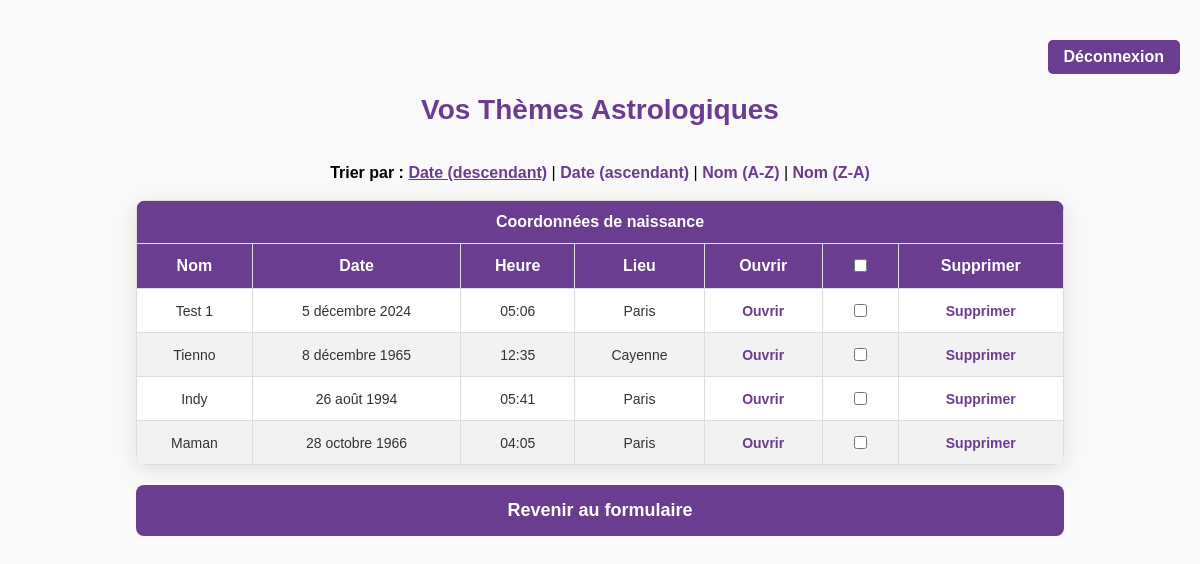
The app's page /themes/ (signed in), older data.
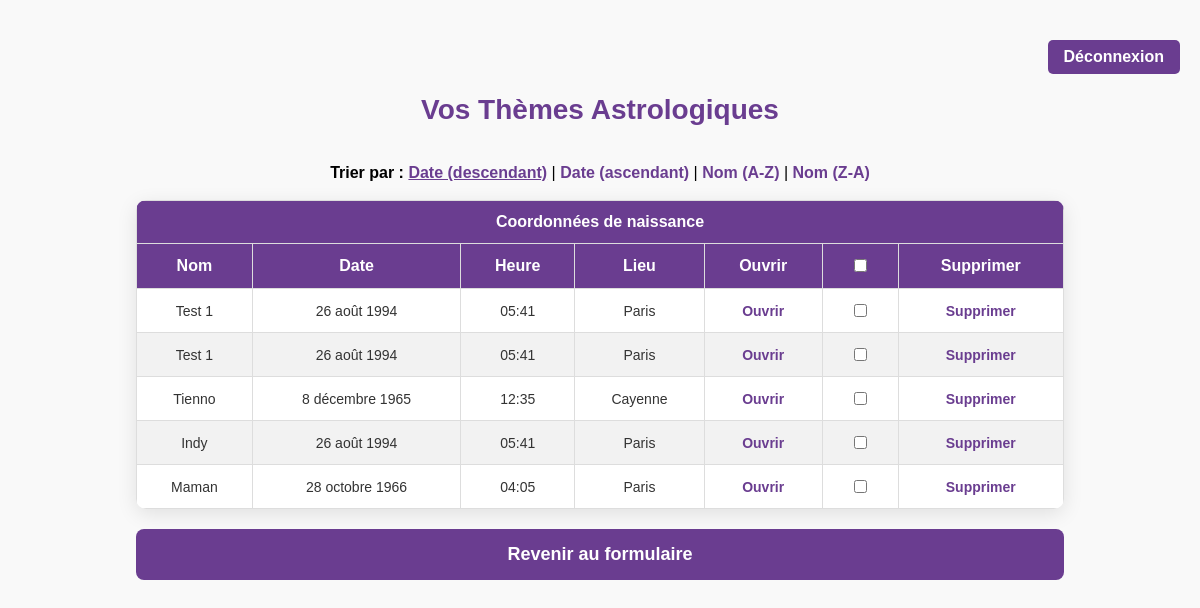
The same page, newer data.
### astroapp/models.py (models this page shows, shortened)
class ThemeAstrologique(models.Model):
    utilisateur = models.ForeignKey(User, on_delete=models.CASCADE)
    name = models.CharField(max_length=255)
    birthdate = models.DateField()
    birthtime = models.TimeField()
    country_of_birth = models.CharField(max_length=255)
    city_of_birth = models.CharField(max_length=255)
    date_de_creation = models.DateTimeField(auto_now_add=True)

### astroapp/views.py (the view)
# urls.py: path('themes/', views.liste_themes, name='liste_themes'),
@login_required
def liste_themes(request):
    sort = request.GET.get('sort', '-date_de_creation')
    allowed_sorts = ['name', 'date_de_creation', '-date_de_creation', '-name']
    if sort not in allowed_sorts:
        sort = '-date_de_creation'  # Revenir au tri par défaut si le paramètre est invalide
    themes = ThemeAstrologique.objects.filter(utilisateur=request.user).order_by(sort)
    return render(request, 'liste_themes.html', {'themes': themes, 'current_sort': sort})

### astroapp/templates/liste_themes.html (shortened to what this page needs)
{% load static %}
<!DOCTYPE html>
<html lang="fr">
<head>
</head>
<body>
<div class="auth-links">
    {% if user.is_authenticated %}
        <a href="{% url 'deconnexion' %}">Déconnexion</a>
    {% else %}
        <a href="{% url 'connexion' %}">Connexion</a>
        <a href="{% url 'inscription' %}">S'inscrire</a>
    {% endif %}
</div>
    <h1>Vos Thèmes Astrologiques</h1>
<br>
<div class="div-tri">
<div class="tri-options">
    <strong>Trier par :</strong>
    <a href="?sort=-date_de_creation" {% if current_sort == '-date_de_creation' %}class="active"{% endif %}>Date (descendant)</a> |
    <a href="?sort=date_de_creation" {% if current_sort == 'date_de_creation' %}class="active"{% endif %}>Date (ascendant)</a> |
    <a href="?sort=name" {% if current_sort == 'name' %}class="active"{% endif %}>Nom (A-Z)</a> |
    <a href="?sort=-name" {% if current_sort == '-name' %}class="active"{% endif %}>Nom (Z-A)</a>
</div>
</div>
<br>
<div>
<table>
    <tr>
        <th colspan="7">Coordonnées de naissance</th>
    </tr>
    <tr>
        <th>Nom</th>
        <th>Date</th>
        <th>Heure</th>
        <th>Lieu</th>
        <th>Ouvrir</th>
        <th>
            <input type="checkbox" id="selectAll" />
        </th>
        <th>Supprimer</th>
    </tr>
    {% for theme in themes %}
    <tr>
        <td>{{ theme.name }}</td>
        <td>{{ theme.birthdate }}</td>
        <td>{{ theme.birthtime }}</td>
        <td>{{ theme.city_of_birth }}</td>
        <td>
            <a href="{% url 'ouvrir_theme' theme.id %}">Ouvrir</a>
        </td>
        <td>
           <input type="checkbox" class="theme-checkbox" data-id="{{ theme.id }}" />
        </td>
        <td>
            <a href="#" data-id="{{ theme.id }}" class="delete-btn">Supprimer</a>
        </td>
    </tr>
    {% endfor %}
</table>
</div>
<div>
<a href="{% url 'birth_data' %}" class="btn-retour-formulaire">Revenir au formulaire</a>
</div>
</body>
</html>

### astroapp/templates/liste_themes.html (style rules this page uses)
.auth-links { display: flex; gap: 10px; margin-top: 20px; margin-bottom: 20px; justify-content: flex-end; }
.auth-links a { background-color: #6A3D90; color: white; padding: 8px 16px; border-radius: 5px; text-decoration: none; font-weight: bold; transition: background-color 0.3s ease; }
body { font-family: 'Arial', sans-serif; margin: 0; padding: 20px; background-color: #f9f9f9; }
h1 { text-align: center; color: #6A3D90; font-size: 28px; margin-bottom: 20px; }
table { width: 80%; margin: 0 auto; border-collapse: collapse; background-color: #fff; border-radius: 10px; overflow: hidden; box-shadow: 0 5px 20px rgba(0, 0, 0, 0.1); }
th, td { padding: 12px 15px; text-align: center; border: 1px solid #ddd; }
th { background-color: #6A3D90; color: white; font-size: 16px; font-weight: bold; }
tr:nth-child(even) { background-color: #f2f2f2; }
td { font-size: 14px; color: #333; }
a { color: #6A3D90; font-weight: bold; text-decoration: none; transition: color 0.3s ease, transform 0.2s ease; }
.btn-retour-formulaire { display: block; width: 80%; margin: 20px auto; padding: 15px 0; background-color: #6A3D90; color: white; text-align: center; text-decoration: none; font-weight: bold; border-radius: 8px; font-size: 18px; transition: background-color 0.3s ease, transform 0.2s ease; }
.div-tri { text-align:center; }
.tri-options a.active { font-weight: bold; text-decoration: underline; text-align:center; }

Row changes from the older to the newer data that the page shows:
removed ThemeAstrologique: name "Test 1", birthdate "5 décembre 2024", birthtime "05:06", city_of_birth "Paris"
added ThemeAstrologique: name "Test 1", birthdate "26 août 1994", birthtime "05:41", city_of_birth "Paris"
added ThemeAstrologique: name "Test 1", birthdate "26 août 1994", birthtime "05:41", city_of_birth "Paris"
